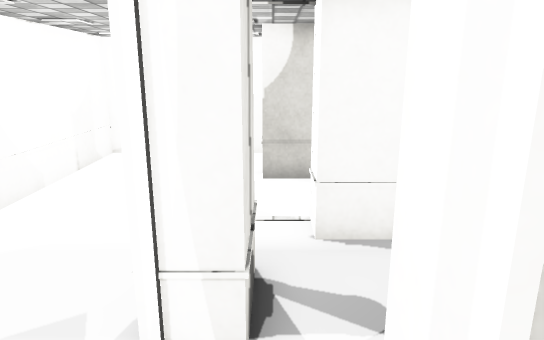
view 1 (above)

16 first-person views from a walk through a 3-D level made in the Unity game engine. The camera is 1.4 m above the floor, tilts 14° down and sees 70° across. The floor is counted in squares, 0.5 m on a side. Each view is taken from the middle of a square. On the plan, view 1 faces up. The plan holds only what a view shows up to about 20 squares ahead; the rest is blank. The place goes on beyond the plan. The player character is not drawn. Door leaves are left out, so doorways stand open. Some surface patterns are stand-ins.

view 2
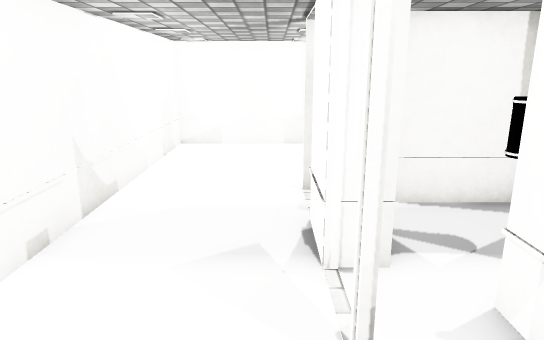

view 3
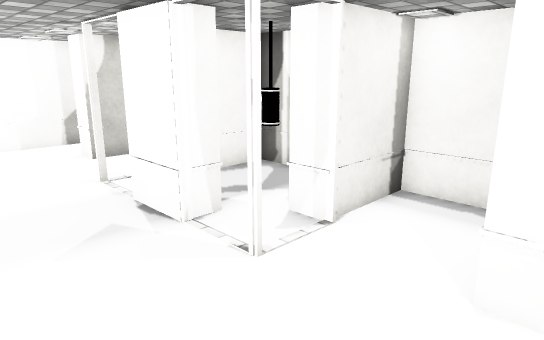

view 4
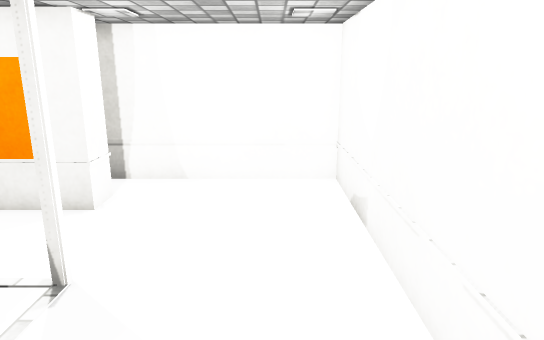

view 5
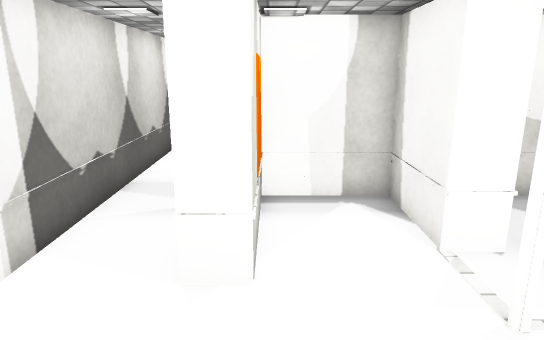

view 6
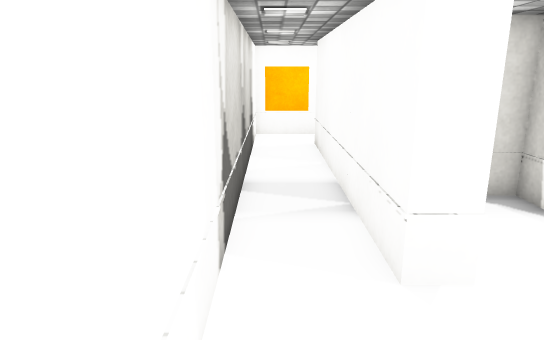

view 7
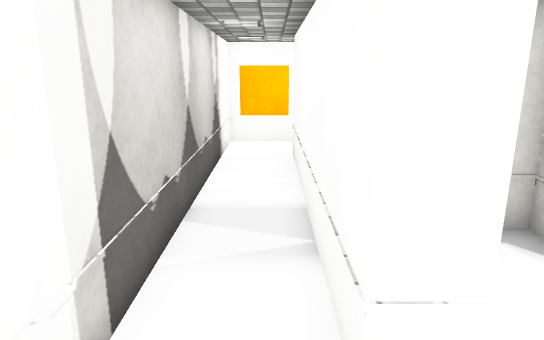

view 8
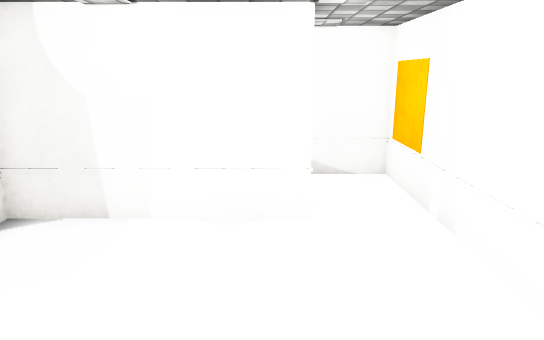

view 9
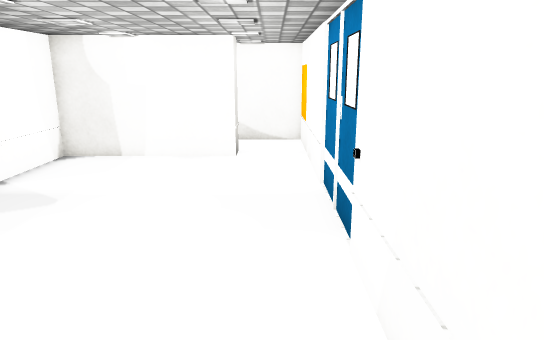

view 10
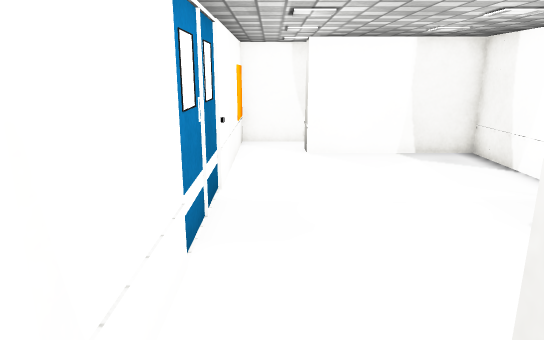

view 11
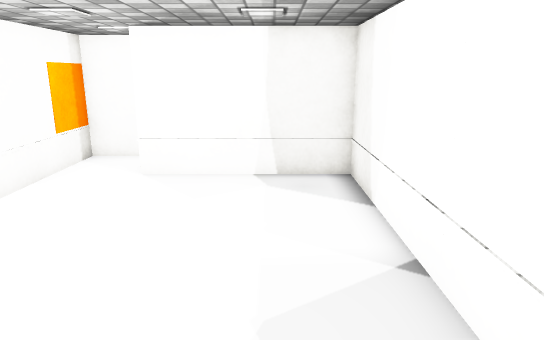

view 12
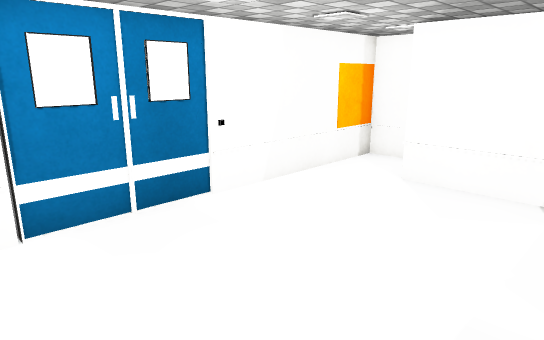

view 13
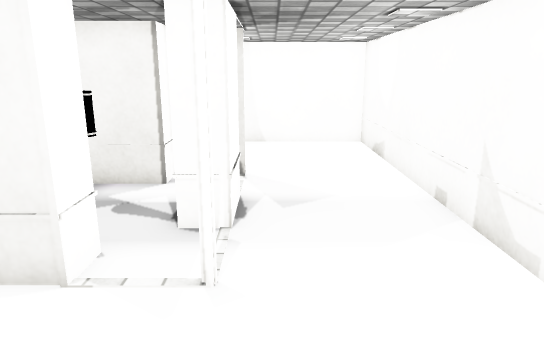

view 14
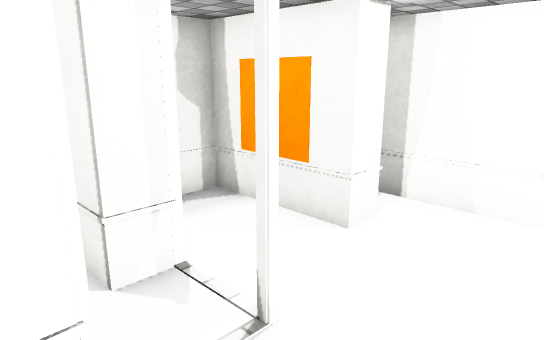

view 15
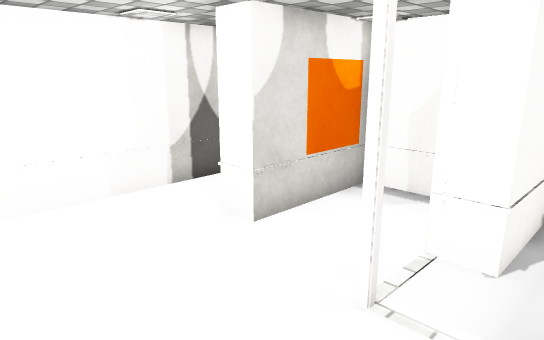

view 16
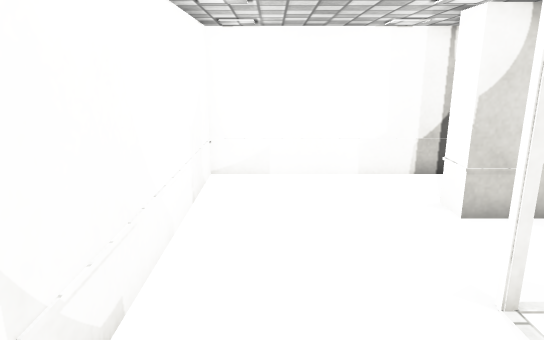

### Floor plan
Key: @ floor where view 1 was taken; # wall or solid block; . floor; D open door; T thing the floor can be seen under or through.
Columns run from 6 left of view 1 to 13 right of it. Each row starts with its distance up from view 1.
 14 ####################
 13 #..................#
 12 #..................#
 11 #.....############.#
 10 #.....############.#
  9 #.........##.......#
  8 #.........##.......#
  7 #....DD#####.......#
  6 #....D.#####.......#
  5 #....#T.# ##.......#
  4 #....#T ####.......#
  3 #....DT.#  #.......#
  2 #....D.#####.......#
  1 #....DD#####.......#
  0 #.....@...##.......#
 -1 #.........##.......#
 -2 #.....############.#
 -3 #.....#          #.#
 -4 #######          ###

Where each view was taken, in squares from view 1:
view 1: 0 up, 0 right, facing up
view 2: 2 down, 2 left, facing up
view 3: 3 down, 5 left, facing up-right
view 4: 6 up, 4 left, facing down
view 5: 10 up, 5 left, facing right
view 6: 13 up, 5 left, facing right
view 7: 12 up, 3 left, facing right
view 8: 3 up, 10 right, facing up
view 9: 3 down, 12 right, facing up
view 10: 12 up, 12 right, facing down
view 11: 9 up, 7 right, facing down
view 12: 8 up, 6 right, facing down-right
view 13: 12 up, 2 left, facing down
view 14: 4 up, 4 left, facing down-right
view 15: 5 up, 5 left, facing up-right
view 16: 3 up, 4 left, facing up
